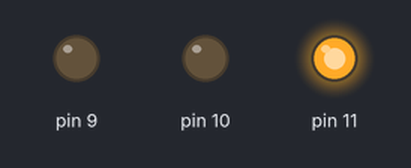
Simulated run of this sketch. Board: Arduino Uno, built with avr-gcc and run on an emulated ATmega328P. On the bench: output pins drawn as LEDs (lit = HIGH).

Above: at 0.07 s.
At 0.52 s:
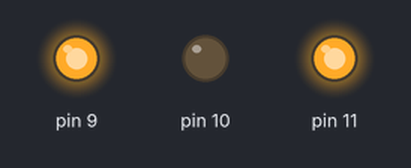
At 0.67 s:
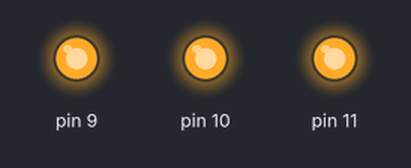
At 1.17 s:
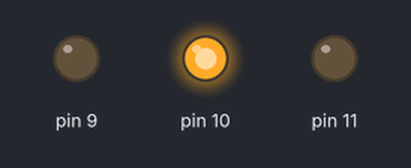
At 2.1 s:
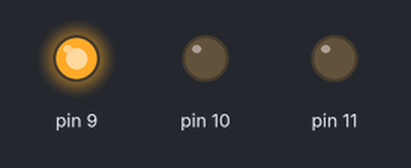
Timing chart, 0 to 3.0 s (numbered marks = the images above):
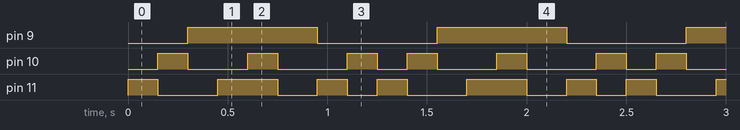

The sketch:

RGBLed.ino
```cpp
void setup () {
  pinMode(9, OUTPUT);
  pinMode(10, OUTPUT);
  pinMode(11, OUTPUT);
}

void loop () {
  digitalWrite(11, HIGH);
  delay(150);
  digitalWrite(11, LOW);
  digitalWrite(10, HIGH);
  delay(150);
  digitalWrite(10, LOW);
  digitalWrite(9, HIGH);
  delay(150);
  digitalWrite(11, HIGH);
  delay(150);
  digitalWrite(10, HIGH);
  delay(150);
  digitalWrite(11, LOW);
  digitalWrite(11, LOW);
  digitalWrite(10, LOW);
  delay(50);
  digitalWrite(9, HIGH);
  delay(150);
  digitalWrite(9, LOW);
  digitalWrite(11, HIGH);
  delay(150);
  digitalWrite(11, LOW);
  digitalWrite(10, HIGH);
  delay(150);
  digitalWrite(10, LOW);


}
```

Measured:
- by itself, pin 9: alternates HIGH for 0.65 s and LOW for 0.60 s
- by itself, pin 10: repeats every 1.3 s: LOW 0.30 s, HIGH 0.15 s, LOW 0.35 s, HIGH 0.15 s, LOW 0.15 s, HIGH 0.15 s
- by itself, pin 11: repeats every 1.3 s: LOW 0.30 s, HIGH 0.30 s, LOW 0.20 s, HIGH 0.15 s, LOW 0.15 s, HIGH 0.15 s
